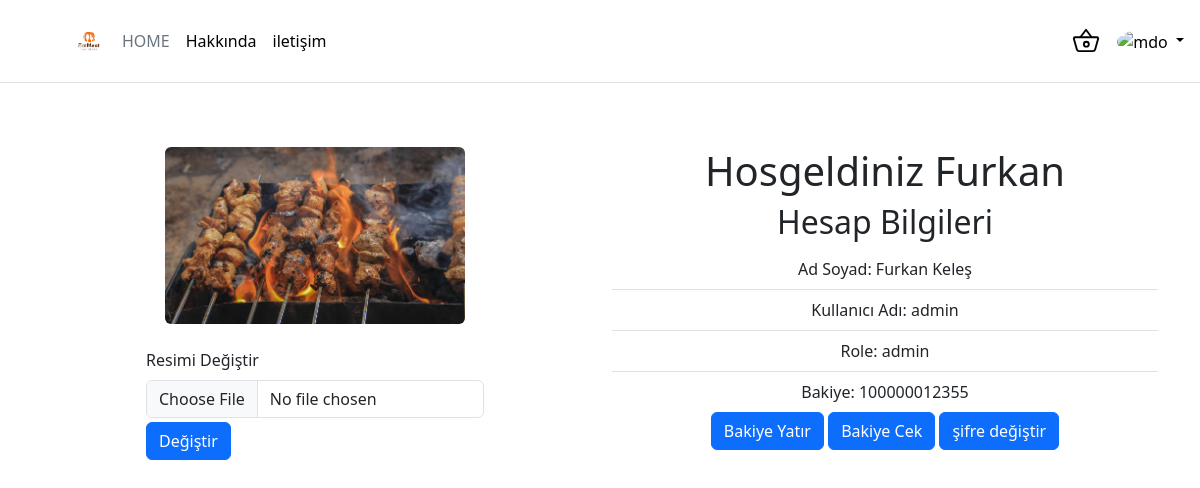
/profile.php (signed in), run on the app's committed database.
### tables this page shows
CREATE TABLE "users" (
	"id"	INTEGER NOT NULL,
	"company_id"	INTEGER,
	"name"	TEXT NOT NULL,
	"username"	TEXT NOT NULL,
	"password"	TEXT NOT NULL,
	"balance"	INTEGER DEFAULT 5000,
	"created_at"	INTEGER,
	"deleted_at"	INTEGER,
	"surname"	TEXT NOT NULL,
	"role"	TEXT NOT NULL DEFAULT 'user',
	"image_path"	TEXT NOT NULL DEFAULT '/YEMEKapp/image/user.png',
	PRIMARY KEY("id" AUTOINCREMENT),
	FOREIGN KEY("company_id") REFERENCES "company"("id")
);

### profile.php (the view, shortened to what this page needs)
<?php
include './functions/db.php';
$username = $_SESSION['username'];
$query="SELECT * FROM users WHERE username='$username'";
$statement=$pdo->prepare($query);
$statement->execute();
$result = $statement->fetch();
?>
<!DOCTYPE html>
<html lang="en">
<head>
    <link href="https://cdn.jsdelivr.net/npm/bootstrap@5.3.3/dist/css/bootstrap.min.css" rel="stylesheet">
</head>
<body>
<?php include 'navbar.php'; ?>
<div class="container">
    <div class="row">
        <div class="col-md-6 my-5">
        <div class="d-grid gap-2 d-md-flex justify-content-center">
        <figure class="figure">
  <img src="<?php echo $result['image_path']; ?>" class="figure-img img-fluid rounded" alt="..." style="object-fit: cover;" width="300" height="300">
</figure>
</div>
<div class="d-grid gap-2 d-md-flex justify-content-center">
<form method="POST" enctype="multipart/form-data"    >
        <div class="mb-3">
            <label for="formFile" class="form-label">Resimi Değiştir</label>
            <input class="form-control" type="file" id="formFile" accept="/image/*" name="image">
            <button type="submit" class="btn btn-primary my-1" name="resimguncelle" >Değiştir</button>
        </div>
    </form>
</div>
            </div>
        <div class="col-md-6 my-5">
            <h1 style="text-align: center;">Hosgeldiniz <?php echo $result['name']; ?></h1>
            <div class="text-center">
            <h2 style="text-align: center;">Hesap Bilgileri</h2>
            <ul class="list-group list-group-flush  ">
                <li class="list-group-item">Ad Soyad: <?php echo $result['name']; ?> <?php echo $result['surname']; ?></li>
                <li class="list-group-item">Kullanıcı Adı: <?php echo $result['username']; ?></li>
                <li class="list-group-item">Role: <?php echo $result['role']; ?></li>
                <li class="list-group-item">Bakiye: <?php echo $result['balance']; ?></li>
            </ul>
            <form action="profile.php" method="POST">
            <button class="btn btn-primary" name="action" value="yatır">Bakiye Yatır</button>
            <button class="btn btn-primary" name="action" value="cek">Bakiye Cek</button>
            <button class="btn btn-primary" name="action" value="sifre_degistir" >şifre değiştir</button>
            </form>
            </div>
    </div>
    </div>
</div>
</body>
</html>

### data on the page
users: image_path (picture), name "Furkan", surname "Keleş", username "admin", role "admin", balance "100000012355"
